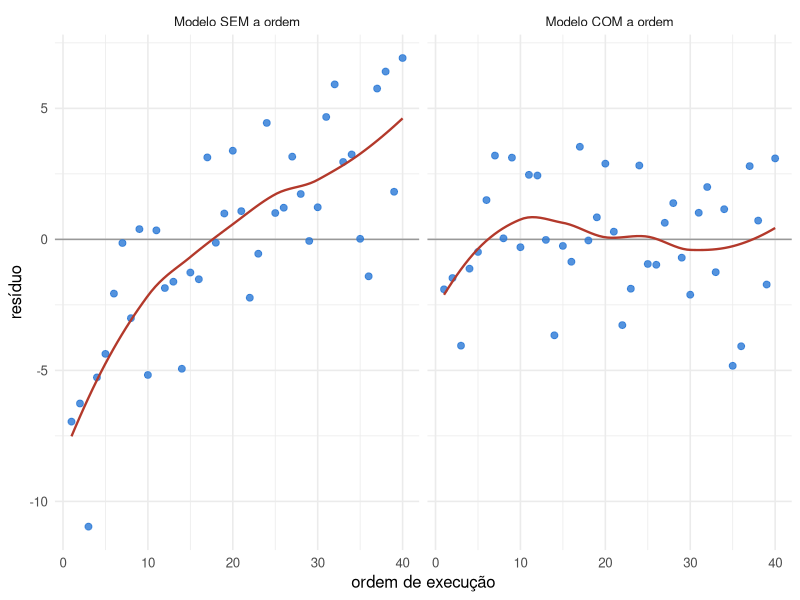
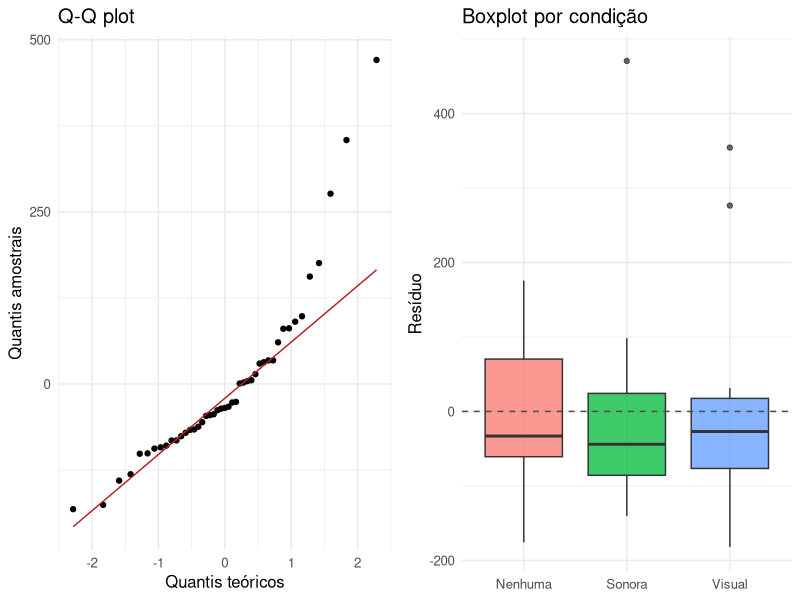
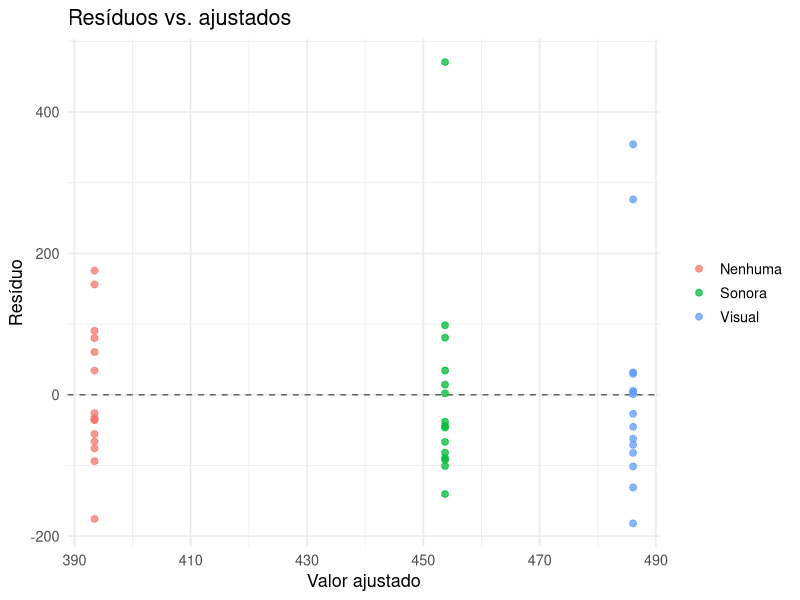

These figures' R source, in order: (Note: this script raises an error after producing the figures.)
## ---- chunk 1
options(html.tag.transform.rmarkdown = TRUE)
knitr::opts_chunk$set(echo = TRUE, warning = FALSE, message = FALSE, fig.retina = 2)
suppressPackageStartupMessages({
  library(tidyverse)
  library(kableExtra)
  library(broom)
  library(car)
  library(MASS)
  library(gridExtra)
})
## ---- chunk 2
set.seed(21)
n <- 40
ordem <- 1:n
deriva <- 0.28 * ordem                       # o equipamento aquece ao longo do dia
trat   <- factor(sample(rep(c("A","B","C","D"), each = 10)))   # ordem de execução SORTEADA
y      <- 50 + as.numeric(trat) * 2 + deriva + rnorm(n, 0, 2)
res    <- residuals(aov(y ~ trat))

bind_rows(
  tibble(ordem, res = residuals(aov(y ~ trat)), cenario = "Modelo SEM a ordem"),
  tibble(ordem, res = residuals(aov(y ~ trat + ordem)), cenario = "Modelo COM a ordem")
) %>%
  mutate(cenario = factor(cenario, levels = c("Modelo SEM a ordem", "Modelo COM a ordem"))) %>%
  ggplot(aes(ordem, res)) +
  geom_hline(yintercept = 0, color = "grey60") +
  geom_point(size = 2, alpha = 0.8, color = "#2a78d6") +
  geom_smooth(method = "loess", se = FALSE, color = "#b3392b", linewidth = 0.8) +
  facet_wrap(~ cenario) +
  labs(x = "ordem de execução", y = "resíduo") +
  theme_minimal(base_size = 12)
## ---- chunk 3
a_sem <- summary(aov(y ~ trat))[[1]]; a_com <- summary(aov(y ~ ordem + trat))[[1]]
tibble(Modelo = c("y ~ trat", "y ~ ordem + trat"),
       `QM do erro` = round(c(a_sem[["Mean Sq"]][2], a_com[["Mean Sq"]][3]), 1),
       `F do tratamento` = round(c(a_sem[["F value"]][1], a_com[["F value"]][2]), 1)) %>%
  kable(format = "html") %>% kable_styling(font_size = 18, full_width = FALSE)
## ---- chunk 4
set.seed(6)
dados_ord <- tibble(ordem = 1:40,
                     trat = factor(rep(c("A","B","C","D"), each = 10)),
                     y = 50 + as.numeric(trat)*2 + rnorm(40, 0, 2))
dados_ord$y[7] <- dados_ord$y[7] + 12   # um ponto discrepante deliberado
mod_ord <- lm(y ~ trat, data = dados_ord)
r_estud <- rstudent(mod_ord)
which(abs(r_estud) > 2)
## ---- chunk 5
set.seed(1234)
condicao <- c("Nenhuma", "Sonora", "Visual")
n <- 15
media_base <- c(420, 470, 560)
cv <- 0.28
dados_het <- tibble(
  sujeito  = 1:(3 * n),
  condicao = factor(rep(condicao, each = n), levels = condicao),
  tempo    = rep(media_base, each = n) * exp(rnorm(3 * n, 0, cv))
)
modelo_het <- aov(tempo ~ condicao, data = dados_het)
## ---- chunk 6
p_qq_06 <- dados_het %>%
  mutate(residuo = residuals(modelo_het)) %>%
  ggplot(aes(sample = residuo)) +
  stat_qq() + stat_qq_line(color = "firebrick") +
  labs(title = "Q-Q plot", x = "Quantis teóricos", y = "Quantis amostrais") +
  theme_minimal(base_size = 12)

p_box_06 <- dados_het %>%
  mutate(residuo = residuals(modelo_het)) %>%
  ggplot(aes(condicao, residuo, fill = condicao)) +
  geom_boxplot(alpha = 0.75, show.legend = FALSE) +
  geom_hline(yintercept = 0, linetype = "dashed", color = "grey30") +
  labs(title = "Boxplot por condição", x = NULL, y = "Resíduo") +
  theme_minimal(base_size = 12)

gridExtra::grid.arrange(p_qq_06, p_box_06, ncol = 2)
## ---- chunk 7
tibble(ajustado = fitted(modelo_het), residuo = residuals(modelo_het),
       condicao = dados_het$condicao) %>%
  ggplot(aes(ajustado, residuo, color = condicao)) +
  geom_hline(yintercept = 0, linetype = "dashed", color = "grey40") +
  geom_point(size = 2, alpha = 0.75) +
  labs(title = "Resíduos vs. ajustados", x = "Valor ajustado", y = "Resíduo", color = NULL) +
  theme_minimal(base_size = 13)
## ---- chunk 8
shapiro.test(residuals(modelo_het))
car::leveneTest(tempo ~ condicao, data = dados_het)
## ---- chunk 9
bc <- MASS::boxcox(modelo_het, plotit = TRUE, lambda = seq(-2, 2, by = 0.01))
lambda_otimo <- bc$x[which.max(bc$y)]
lambda_otimo
## ---- chunk 10
dados_het <- dados_het %>% mutate(log_tempo = log(tempo))
modelo_log <- aov(log_tempo ~ condicao, data = dados_het)

shapiro.test(residuals(modelo_log))
car::leveneTest(log_tempo ~ condicao, data = dados_het)
## ---- chunk 11
p_antes <- tibble(ajustado = fitted(modelo_het), residuo = residuals(modelo_het)) %>%
  ggplot(aes(ajustado, residuo)) +
  geom_hline(yintercept = 0, linetype = "dashed", color = "grey40") +
  geom_point(color = "#d98324", size = 2, alpha = 0.75) +
  labs(title = "Antes (original)", x = "Ajustado", y = "Resíduo") + theme_minimal(base_size = 12)

p_depois <- tibble(ajustado = fitted(modelo_log), residuo = residuals(modelo_log)) %>%
  ggplot(aes(ajustado, residuo)) +
  geom_hline(yintercept = 0, linetype = "dashed", color = "grey40") +
  geom_point(color = "#2e8b57", size = 2, alpha = 0.75) +
  labs(title = "Depois (log)", x = "Ajustado", y = "Resíduo") + theme_minimal(base_size = 12)

gridExtra::grid.arrange(p_antes, p_depois, ncol = 2)
## ---- chunk 12
feijao <- read_csv("../Livro/data/feijao.csv", show_col_types = FALSE) %>%
  mutate(Fertilizante = factor(Fertilizante, labels = paste0("F", 1:4)))
mod_feijao_06 <- aov(Producao ~ Fertilizante, data = feijao)

bc_feijao <- MASS::boxcox(mod_feijao_06, plotit = FALSE, lambda = seq(-2, 2, by = 0.01))
lambda_feijao <- bc_feijao$x[which.max(bc_feijao$y)]
lambda_feijao
